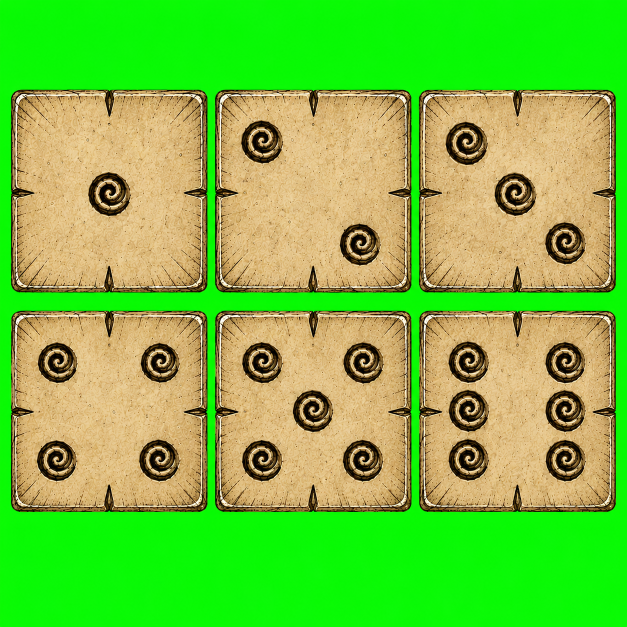
#> input picture tools/source-green.png, 1254 x 1254 px, given in place of ., which was not available (shown at 1/2 size)
$ python build_d8_mockup.py . _compare_fonts.png _compare_fonts.png
#> lines starting #> are read from the running program, lines starting #| are printed output that depends on the picture; after the words box and inside, x2 and y2 are one past the last pixel; in counts of white or black regions, pixels touching at a corner belong together; pictures that were not available may be replaced by others from this repository, and a replacement may not be noted
#!/usr/bin/env python3
"""Build a d8 mockup reference for gpt-image-2: 8 EQUILATERAL triangular carved-stone
faces (all pointing up), each bearing an exact font numeral 1-8, on a green-screen
background. Pins triangle shape (60deg), layout, and exact glyphs so the model only
polishes the stone, never invents the font or the geometry.

Usage:
    python build_d8_mockup.py <stone_atlas_green> <numeral_dir> <out.png>
"""
import math
import sys
from PIL import Image, ImageDraw

GREEN = (12, 251, 6, 255)
DARK = (40, 30, 18, 255)


def stone_patch(atlas_path, size):
#> called with atlas_path = '.', size = 256
    atlas = Image.open(atlas_path).convert("RGB")
#> atlas is the input picture: PIL image 1254x1254 RGB; mean R, G, B 116.8, 193.5, 63.7
    patch = atlas.crop((35, 195, 190, 350))  # face1 upper-left corner: clean parchment
    return patch.resize((size, size), Image.LANCZOS)
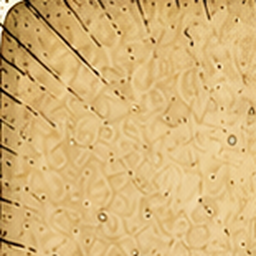
#> returned value: PIL image 256x256 RGB; mean R, G, B 214.7, 180.2, 118.8


def equilateral_tile(size, patch):
    """Upward equilateral triangle (60deg) inscribed in a `size` square, stone-filled."""
#> called with size = 240
    b = size - 12                      # base length
    h = b * math.sqrt(3) / 2           # equilateral height
    cx = size / 2
    y_base = (size + h) / 2
    y_apex = (size - h) / 2
    pts = [(cx, y_apex), (cx - b / 2, y_base), (cx + b / 2, y_base)]
    tile = Image.new("RGBA", (size, size), (0, 0, 0, 0))
#> tile: PIL image 240x240 RGBA; every value is 0
    mask = Image.new("L", (size, size), 0)
#> mask: PIL image 240x240 L; every value is 0
    ImageDraw.Draw(mask).polygon(pts, fill=255)
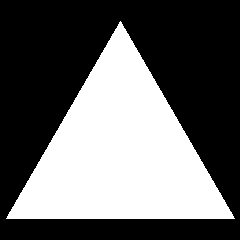
#> mask: PIL image 240x240 L; 39.5% white; 1 white region, box (x1, y1, x2, y2) and area: (6, 21, 235, 219) 22770
    tile.paste(patch.resize((size, size), Image.LANCZOS), (0, 0), mask)
    ImageDraw.Draw(tile).line(pts + [pts[0]], fill=DARK, width=10, joint="curve")
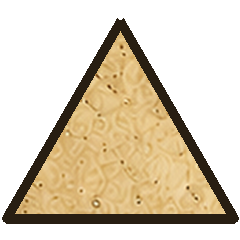
#> tile: PIL image 240x240 RGBA; mean R, G, B, A 79.2, 66.7, 44.8, 114.3; transparent parts drawn white
    return tile, (y_apex, y_base)


def main():
    atlas_path, numdir, out = sys.argv[1], sys.argv[2], sys.argv[3]
    W = H = 1024
    cols, rows = 4, 2
    canvas = Image.new("RGBA", (W, H), GREEN)
    patch = stone_patch(atlas_path, 256)
    cw, ch = W // cols, H // rows
    tsize = min(cw, ch) - 16
    for i in range(8):
        r, c = i // cols, i % cols
        tile, (y_apex, y_base) = equilateral_tile(tsize, patch)
#> y_apex = 21.27; y_base = 218.7
        num = Image.open(f"{numdir}/num{i + 1}.webp").convert("RGBA")
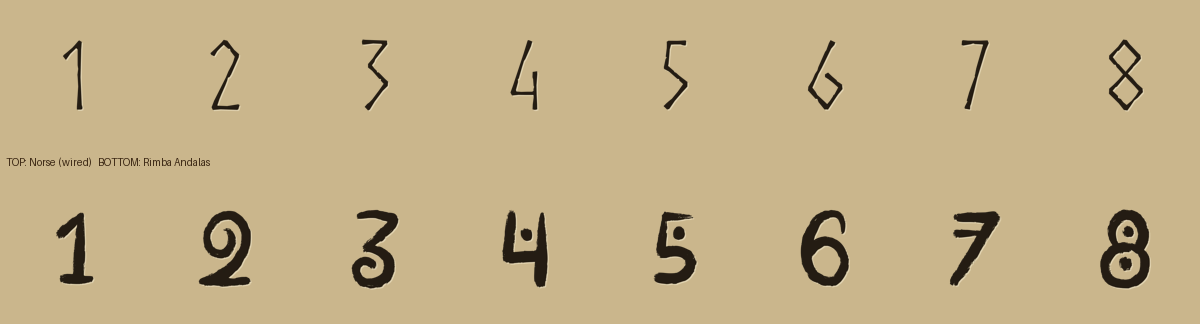
#> input picture tools/_compare_fonts.png, 1200 x 324 px, given in place of num1.webp, which was not available
        gs = int(tsize * 0.40)
        num = num.resize((gs, gs), Image.LANCZOS)
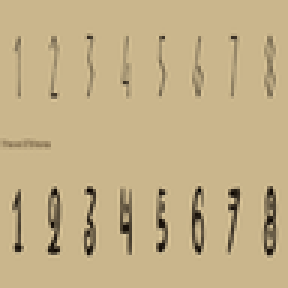
#> num: PIL image 96x96 RGBA (shown 3 times larger); mean R, G, B, A 195, 175.6, 135, 255
        # centroid of an upward triangle sits ~1/3 up from the base
        cy = int(y_base - (y_base - y_apex) / 3)
#> cy = 152
        tile.alpha_composite(num, ((tsize - gs) // 2, cy - gs // 2))
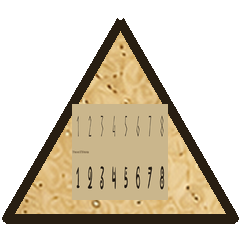
#> tile: PIL image 240x240 RGBA; mean R, G, B, A 74.8, 64.6, 46, 114.3; transparent parts drawn white
        x = c * cw + (cw - tsize) // 2
        y = r * ch + (ch - tsize) // 2
        canvas.alpha_composite(tile, (x, y))
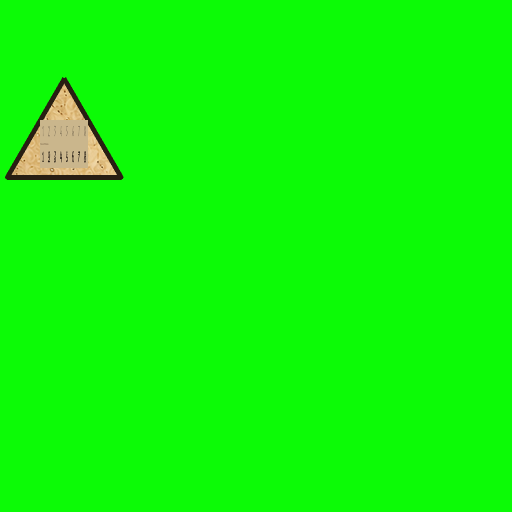
#> canvas: PIL image 1024x1024 RGBA (shown at 1/2 size); mean R, G, B, A 15.8, 248.4, 8.4, 255
    canvas.convert("RGB").save(out)
    print("wrote", out)


if __name__ == "__main__":
#> (the run stopped early here; a loop or call above may not have finished)
